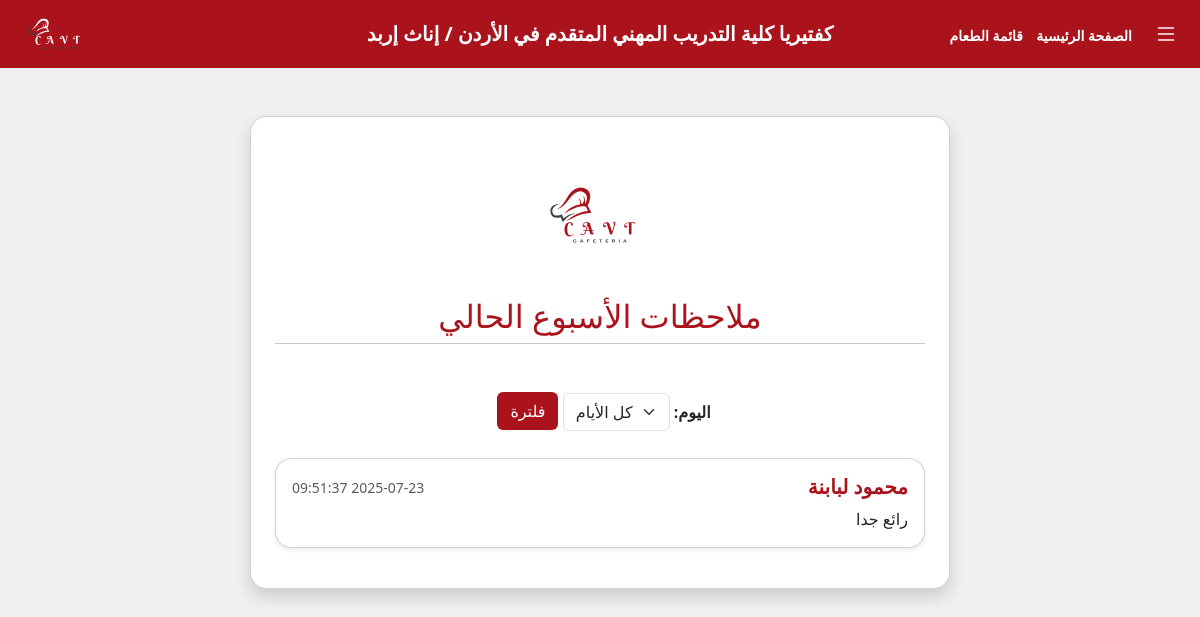
The page /Showfeedbacks (signed in) on the database as committed earlier.
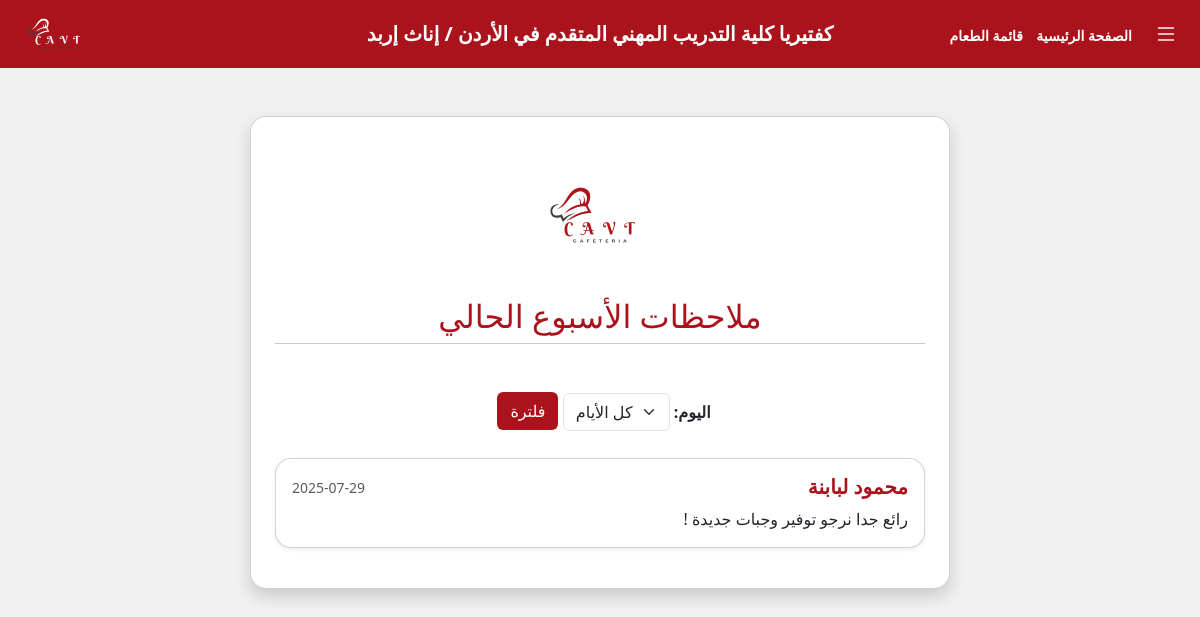
The same page on the database as committed later.
### tables this page shows
CREATE TABLE "Feedback" (
	"id"	INTEGER,
	"content"	TEXT NOT NULL,
	"feedback_date"	DATETIME DEFAULT CURRENT_TIMESTAMP,
	"user_id"	INTEGER NOT NULL,
	PRIMARY KEY("id" AUTOINCREMENT),
	FOREIGN KEY("user_id") REFERENCES "User"("id") ON DELETE CASCADE
);

CREATE TABLE "User" (
	"id"	INTEGER,
	"name"	TEXT NOT NULL,
	"specialty"	TEXT NOT NULL CHECK("specialty" IN ('مهارات إنتاج المخبوزات والحلويات والمعجنات', 'صانع حلويات شرقية', 'صانع حلويات غربية', 'صانع معجنات', 'حلاق شعر نسائي / كوافيرة أو كوافير', 'مساعد حلاق نسائي', 'مدير', 'مساعد تجميل', 'مختص مكياج', 'منسق إداري طبي', 'حاضنة أطفال', 'خياط ملابس نسائية', 'مشغل / آلة درزة صناعية', 'مدخل بيانات', 'مطور التطبيقات المتقدمة', 'تكنولوجيا إدارة النظم والشبكات', 'صيانة أنظمة ومعدات تقنية المعلومات', 'تكنولوجيا الرسم الهندسي وتطبيقاته')),
	"password"	TEXT NOT NULL,
	"phone_number"	TEXT NOT NULL CHECK(length("phone_number") = 10),
	"role_id"	INTEGER NOT NULL DEFAULT 3,
	PRIMARY KEY("id" AUTOINCREMENT),
	FOREIGN KEY("role_id") REFERENCES "Role"("id") ON DELETE CASCADE
);

### temp.py (the view, shortened to what this page needs)
@app.route('/Showfeedbacks')
@login_required
def show_feedbacks():
    selected_day = request.args.get('day')
    conn = get_db_connection()
    cursor = conn.cursor()
    base_query = """
    SELECT Feedback.content, Feedback.feedback_date, User.name
    FROM Feedback
    JOIN User ON Feedback.user_id = User.id
    WHERE date(Feedback.feedback_date) >= date('now', '-7 days')
    """
    params = []
    base_query += " ORDER BY Feedback.feedback_date DESC"
    cursor.execute(base_query, params)
    feedbacks = cursor.fetchall()
    conn.commit()
    conn.close()
    return render_template('showfeedback.html', pagetitle="ملاحظات الأسبوع", feedbacks=feedbacks, selected_day=selected_day)

### database.py (called while the page is built)
def get_db_connection():
    conn = sqlite3.connect("college_users.db")
    conn.row_factory = sqlite3.Row  # بترجع النتائج كـ dict
    return conn

### temp.py (called while the page is built)
def login_required(f):
    @wraps(f)
    def decorated_function(*args, **kwargs):
        if 'user_id' not in session:
            flash('يجب تسجيل الدخول أولاً')
            return redirect(url_for('login'))
        return f(*args, **kwargs)
    return decorated_function

### templates/showfeedback.html (shortened to what this page needs)
{% extends 'navbar.html' %}
{% block body %}
  <div class="container d-flex justify-content-center align-items-center py-5">
    <div class="card shadow p-4 w-100 max-width700px rounded-4 bg-white">
      <div class="text-center mb-4">
      <img src="{{ url_for('static', filename='image/CAVT_logo.svg') }}" alt="شعار الكلية" class="rounded" width="140">
        <h2 class="mt-3 color-AB131C">ملاحظات الأسبوع الحالي</h2>
        <hr class="mt-2 mb-4">
      </div>
      <form method="get" class="mb-4 text-center">
        <label for="day" class="form-label fw-bold">اليوم:</label>
        <select name="day" id="day" class="form-select d-inline-block w-auto">
          <option value="" {% if not selected_day %}selected{% endif %}>كل الأيام</option>
        </select>
        <button type="submit" class="btn background-color-AB131C text-white mb-1 ms-2">فلترة</button>
      </form>
      {% for content, feedback_date, name in feedbacks %}
      <div class="card shadow-sm mb-3 rounded-4 note-card">
        <div class="card-body">
          <div class="d-flex justify-content-between align-items-center mb-2">
            <h5 class="mb-0 fw-bold color-AB131C">{{ name }}</h5>
            <small class="text-muted">{{ feedback_date }}</small>
          </div>
          <p class="card-text">{{ content }}</p>
        </div>
      </div>
      {% else %}
      <div class="alert alert-secondary text-center" role="alert">
        لا توجد ملاحظات  .
      </div>
      {% endfor %}
    </div>
  </div>
{% endblock %}

Rows that differ between the two databases and show on the page:
changed Feedback "محمود لبابنة": feedback_date "2025-07-23 09:51:37" → "2025-07-29"; content "رائع جدا" → "رائع جدا نرجو توفير وجبات جديدة !"
